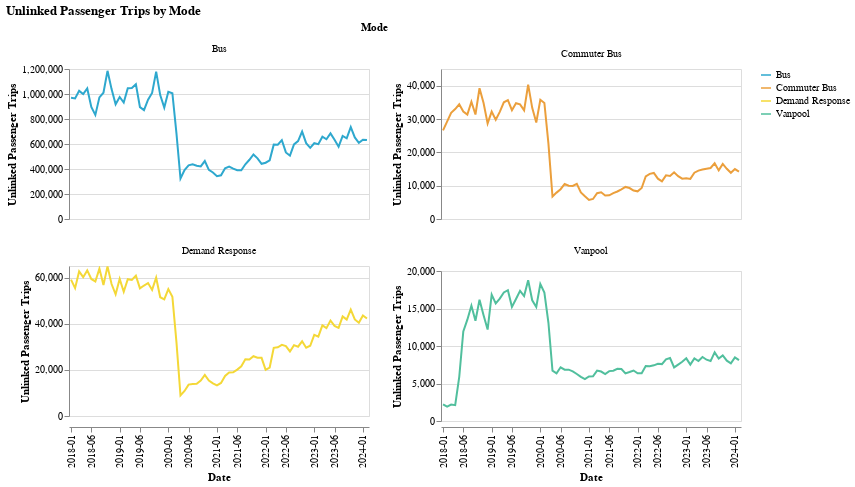

The code cell stored with this chart in its notebook:
### Markdown cell above
### Transit Mode

### Code cell
make_line_chart(by_mode_long, y_col = "upt", color_col = "Mode")

### Figure 1 — Vega-Lite specification as saved in the notebook (floating-point values rounded to 4 significant figures; data arrays with more than 128 entries replaced by an {"elided": "..."} marker saying what was removed)
{"config": {"view": {"continuousWidth": 300, "continuousHeight": 300}}, "data": {"name": "data-0f3e75b99764f2c8be09ca5974d8686d"}, "facet": {"field": "Mode", "type": "nominal"}, "spec": {"mark": {"type": "line"}, "encoding": {"color": {"field": "Mode", "scale": {"range": ["#2EA8CE", "#EB9F3C", "#F4D837", "#51BF9D", "#8CBCCB", "#9487C0", "#136C97", "#E16B26", "#F6BF16", "#00896B", "#7790A3", "#5B559C"]}, "title": "", "type": "nominal"}, "tooltip": [{"field": "year_month", "type": "nominal"}, {"field": "upt", "type": "quantitative"}, {"field": "Mode", "type": "nominal"}, {"field": "RTPA", "type": "nominal"}], "x": {"axis": {"values": ["2018-01", "2018-06", "2019-01", "2019-06", "2020-01", "2020-06", "2021-01", "2021-06", "2022-01", "2022-06", "2023-01", "2023-06", "2024-01"]}, "field": "year_month", "title": "Date", "type": "ordinal"}, "y": {"field": "upt", "title": "Unlinked Passenger Trips", "type": "quantitative"}}, "height": 150, "name": "view_3", "width": 300}, "columns": 2, "params": [{"name": "param_3", "select": {"type": "interval", "encodings": ["x", "y"]}, "bind": "scales", "views": ["view_3"]}], "resolve": {"scale": {"y": "independent"}}, "title": "Unlinked Passenger Trips by Mode", "$schema": "https://vega.github.io/schema/vega-lite/v5.14.1.json", "datasets": {"data-0f3e75b99764f2c8be09ca5974d8686d": {"elided": "296 records"}}}
